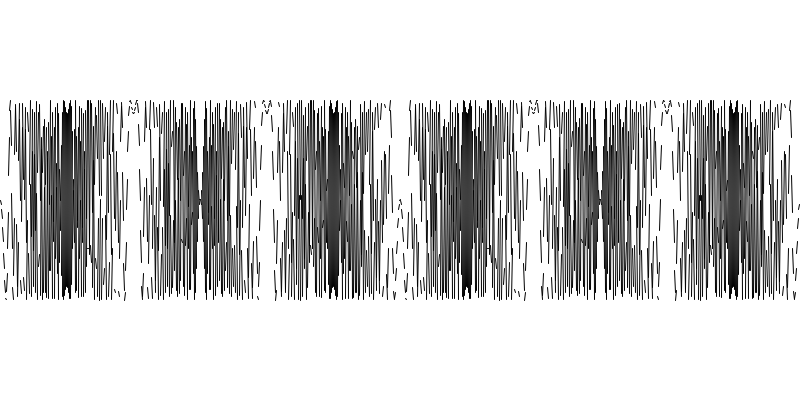
Frame 1 (no input)
Frame 60 (the mouse pressed at the canvas centre just before this capture): identical to frame 1, image omitted
Frame 120 (the mouse held since frame 60 and released just before this capture): identical to frame 1, image omitted

The Processing sketch that drew this single still picture (run headless with seeded random() and noise(); from frame 60 on, the mouse is pressed at the canvas centre):

// Processing sketch: processing_56973
// ── processing_56973.pde

void setup() {
  size(800, 400);
  smooth();
  background(255);
  f0();
}

void keyReleased() {
  background(255);  
  if (key == '0') {
    f0();
  }
  else if (key == '1') {
    f1();
  }
  else if (key == '2') {
    f2();
  }
  else if (key == '3') {
    f3();
  }
  else if (key == '4') {
    f4();
  }
  else if (key == '5') {
    f5();
  }
  else if (key == '6') {
    f6();
  }
  else if (key == '7') {
    f7();
  }
  else if (key == '8') {
    f8();
  }
  else if (key == '9') {
    f9();
  }
  else {
    f10();
  }
}

void f10() {
  for (int j=1; j<width; j++) {
    float n = 12;
    float i0 = height/2+100*sin(TWO_PI*(n*0.001*float(width-j+width/2+1)/2f)*(width-j+1)/width);
    float i1 = height/2+100*sin(TWO_PI*(n*0.001*float(width-j+width/2)/2f)*(width-j)/width);
    line(j-1, i0, j, i1);
  }
}

// version of f8
void f9() {
  for (int j=1; j<width; j++) {
    float n = 4;
    float xoff = 1;
    float i0 = height/2+100*sin(TWO_PI*(1000000f/(j-0+width/xoff))*(n/2f)*(j-1+width/xoff)/width);
    float i1 = height/2+100*sin(TWO_PI*(1000000f/(j+1+width/xoff))*(n/2f)*(j+width/xoff)/width);
    line(j-1, i0, j, i1);
  }
}
void f8() {
  for (int j=1; j<width; j++) {
    float n = 12;
    float i0 = height/2+100*sin(TWO_PI*(1000000f/(j))*(n/2f)*(j-1)/width);
    float i1 = height/2+100*sin(TWO_PI*(1000000f/(j+1))*(n/2f)*j/width);
    line(j-1, i0, j, i1);
  }
}

void f7() {
  for (int j=1; j<width; j++) {
    float n = 12;
    float i0 = height/2+100*sin(TWO_PI*(n*100000/(2f*j))*(j-1)/width);
    float i1 = height/2+100*sin(TWO_PI*(n*100000/(2f*j))*j/width);
    line(j-1, i0, j, i1);
  }
}

void f6() {
  for (int j=1; j<width; j++) {
    float n = 12;
    float i0 = height/2+100*sin(TWO_PI*((n-j-1)/2f)*(j-1)/width);
    float i1 = height/2+100*sin(TWO_PI*((n-j)/2f)*j/width);
    line(j-1, i0, j, i1);
  }
}

// version of f4
void f5() {
  for (int j=1; j<width; j++) {
    float n = 12;
    float i0 = height/2+100*sin(TWO_PI*(n*0.001*float(j+width/2-1)/2f)*(j-1)/width);
    float i1 = height/2+100*sin(TWO_PI*(n*0.001*float(j+width/2)/2f)*(j)/width);
    line(j-1, i0, j, i1);
  }
}
void f4() {
  for (int j=1; j<width; j++) {
    float n = 12;
    float i0 = height/2+100*sin(TWO_PI*(n*0.001*float(j-1)/2f)*(j-1)/width);
    float i1 = height/2+100*sin(TWO_PI*(n*0.001*float(j)/2f)*j/width);
    line(j-1, i0, j, i1);
  }
}

// version of f2()
void f3() {
  for (int j=1; j<width; j++) {
    float n = 12;
    float i0 = height/2+100*sin(TWO_PI*(n*0.1*float(j-1)/2f)*(j-1)/width);
    float i1 = height/2+100*sin(TWO_PI*(n*0.1*float(j)/2f)*j/width);
    line(j-1, i0, j, i1);
  }
}
void f2() {
  for (int j=1; j<width; j++) {
    float n = 12;
    float i0 = height/2+100*sin(TWO_PI*(n*0.01*float(j-1)/2f)*(j-1)/width);
    float i1 = height/2+100*sin(TWO_PI*(n*0.01*float(j)/2f)*j/width);
    line(j-1, i0, j, i1);
  }
}

// version of f0()
void f1() {
  for (int j=1; j<width; j++) {
    float n = 12;
    float i0 = height/2+100*sin(TWO_PI*(n*(j-1)/2f)*(j-1)/width);
    float i1 = height/2+100*sin(TWO_PI*(n*j/2f)*j/width);
    line(j-1, i0, j, i1);
  }
}
void f0() {
  for (int j=1; j<width; j++) {
    float n = 12;
    float i0 = height/2+100*sin(TWO_PI*(n*(j)/2f)*(j-1)/width);
    float i1 = height/2+100*sin(TWO_PI*(n*j/2f)*j/width);
    line(j-1, i0, j, i1);
  }
}

void draw() {
}
